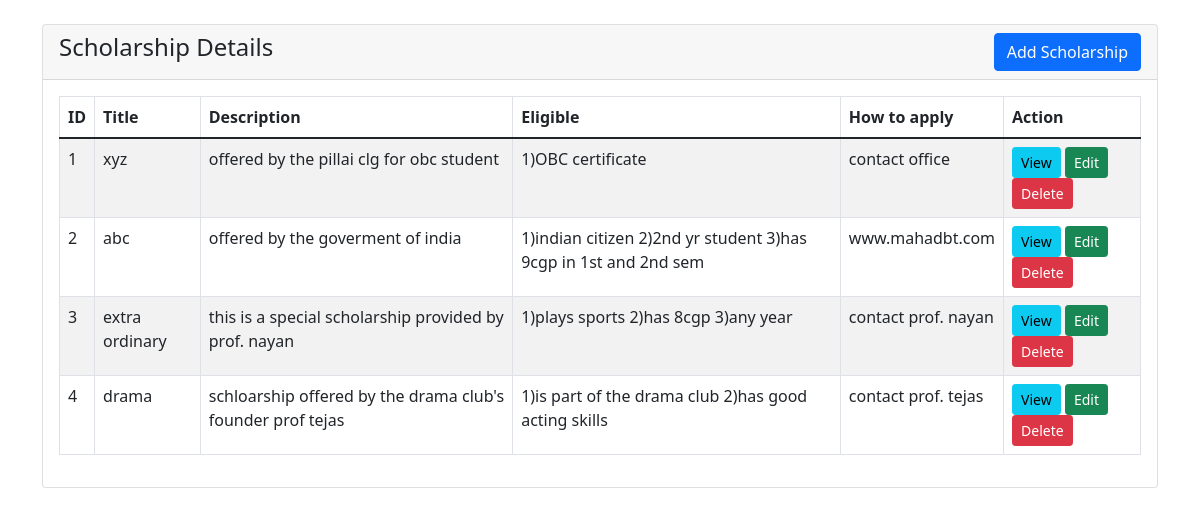
/crud/index.php, run on the app's committed database.
### tables this page shows
CREATE TABLE `scholarship` (
  `id` int(255) NOT NULL,
  `title` varchar(255) NOT NULL,
  `description` varchar(255) NOT NULL,
  `eligible` varchar(255) NOT NULL,
  `how` varchar(255) NOT NULL
);

### crud/index.php (the view, shortened to what this page needs)
<?php
    require 'dbcon.php';
?>
<!doctype html>
<html lang="en">
  <head>
    <link href="https://cdn.jsdelivr.net/npm/bootstrap@5.1.3/dist/css/bootstrap.min.css" rel="stylesheet">
</head>
<body>
    <div class="container mt-4">
        <div class="row">
            <div class="col-md-12">
                <div class="card">
                    <div class="card-header">
                        <h4>Scholarship Details
                            <a href="scholarship-create.php" class="btn btn-primary float-end">Add Scholarship</a>
                        </h4>
                    </div>
                    <div class="card-body">
                        <table class="table table-bordered table-striped">
                            <thead>
                                <tr>
                                    <th>ID</th>
                                    <th>Title</th>
                                    <th>Description</th>
                                    <th>Eligible</th>
                                    <th>How to apply</th>
                                    <th>Action</th>
                                </tr>
                            </thead>
                            <tbody>
                                <?php
                                    $query = "SELECT * FROM scholarship";
                                    $query_run = mysqli_query($con, $query);
                                    if(mysqli_num_rows($query_run) > 0)
                                    {
                                        foreach($query_run as $scholarship)
                                        {
                                            ?>
                                            <tr>
                                                <td><?= $scholarship['id']; ?></td>
                                                <td><?= $scholarship['title']; ?></td>
                                                <td><?= $scholarship['description']; ?></td>
                                                <td><?= $scholarship['eligible']; ?></td>
                                                <td><?= $scholarship['how']; ?></td>
                                                <td>
                                                    <a href="scholarship-view.php?id=<?= $scholarship['id']; ?>" class="btn btn-info btn-sm">View</a>
                                                    <a href="scholarship-edit.php?id=<?= $scholarship['id']; ?>" class="btn btn-success btn-sm">Edit</a>
                                                    <form action="code.php" method="POST" class="d-inline">
                                                        <button type="submit" name="delete_scholarship" value="<?=$scholarship['id'];?>" class="btn btn-danger btn-sm">Delete</button>
                                                    </form>
                                                </td>
                                            </tr>
                                            <?php
                                        }
                                    }
                                    else
                                    {
                                        echo "<h5> No Record Found </h5>";
                                    }
                                ?>
                            </tbody>
                        </table>
                    </div>
                </div>
            </div>
        </div>
    </div>
</body>
</html>

### data on the page
scholarship: id "1", title "xyz", description "offered by the pillai clg for obc student", eligible "1)OBC certificate", how "contact office"
scholarship: id "2", title "abc", description "offered by the goverment of india", eligible "1)indian citizen 2)2nd yr student 3)has 9cgp in 1st and 2nd sem", how "www.mahadbt.com"
scholarship: id "3", title "extra ordinary", description "this is a special scholarship provided by prof. nayan", eligible "1)plays sports 2)has 8cgp 3)any year", how "contact prof. nayan"
scholarship: id "4", title "drama", description "schloarship offered by the drama club's founder prof tejas", eligible "1)is part of the drama club 2)has good acting skills", how "contact prof. tejas"
